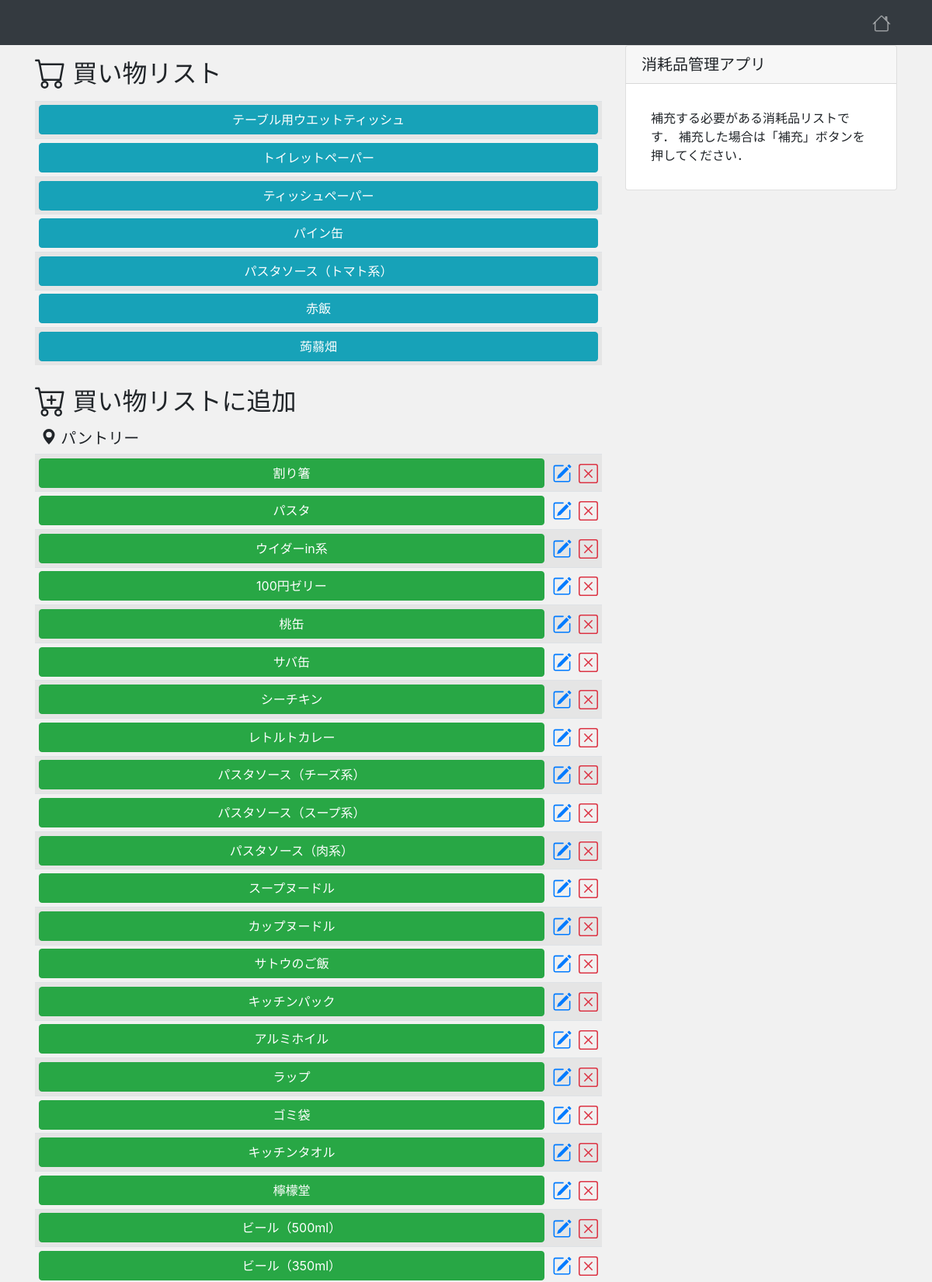
Screenshot of / (signed in, upper part) with the database file from the repository.
### app/models.py (models this page shows, shortened)
class Item(models.Model):
    registerer = models.ForeignKey(settings.AUTH_USER_MODEL, on_delete=models.CASCADE)
    item = models.CharField("品目", max_length=100)
    place = models.IntegerField(choices=PLACES)
    need = models.BooleanField(verbose_name='補充が必要か',  default=False)
    memo = models.TextField("備考", blank=True)
    created = models.DateTimeField("作成日", default=timezone.now)

### app/views.py (the view)
# urls.py: path('', views.IndexView.as_view(), name='index'),
class IndexView(LoginRequiredMixin, View):
    def get(self, request, *args, **kwargs):
        item_data = Item.objects.order_by('-id')
        isexist_need = False
        for item in item_data:
            if item.need:
                isexist_need = True
                break
        PLACES = (
            (1, 'パントリー'),
            (2, 'キッチン・冷蔵庫'),
            (3, '洗面台下'),
            (4, 'トイレ'),
            (5, 'リビング・たんす'),
            (6, '下駄箱'),
            (7, 'その他'),
        )
        return render(request, 'app/index.html', {
            'item_data': item_data,
            'isexist_need': isexist_need,
            'PLACES': PLACES
        })

### app/templates/app/index.html (shortened to what this page needs)
{% extends "app/base.html" %}
{% block content %}
<div class="row mt-0 mb-4">
    <div class="col-md-8">
        <h2 class="mt-3 mb-3">
          買い物リスト
        </h2>
        <div class="card-body p-0">
            {% if isexist_need %}
            <table class="table table-striped text-center table-sm align-middle">
                <tbody>
                    {% for item in item_data %}
		    {% if item.registerer == user %}
                    {% if item.need %}
                    <tr>
                        <th class="align-middle" style="width:100%;">
                            <a class="btn btn-info" style="width:100%;" href="{% url 'restock' item.id %}">
                            {{ item.item }}
                            </a>
                        </th>
                    </tr>
                    {% endif %}
                    {% endif %}
                    {% endfor %}
                </tbody>
            </table>
            {% else %}
            <div class="my-4 mx-4">
                <h5>補充が必要なものはありません！</h5>
            </div>
            {% endif %}
        </div>
        <h2 class="mt-4 mb-3">  買い物リストに追加
        </h2>
        <div class="mb-4 pt-0">
        {% for place in PLACES %}
            <div class="card-body px-0 pt-0">
                <h5 class="my-2 ml-2">
                    <svg style="vertical-align: top;" xmlns="http://www.w3.org/2000/svg" width="20" height="20" fill="currentColor" class="bi bi-geo-alt-fill" viewBox="0 0 16 16">
                    <path d="M8 16s6-5.686 6-10A6 6 0 0 0 2 6c0 4.314 6 10 6 10zm0-7a3 3 0 1 1 0-6 3 3 0 0 1 0 6z"/>
                    </svg>
                    {{ place.1}}
                </h5>
                <table class="table table-striped text-center table-sm">
                    <tbody>
                        {% for item in item_data %}
                        {% if item.registerer == user %}
                        {% if not item.need %}
                        {% if item.place == place.0 %}
                        <tr>
                            <th class="align-middle" style="width:100%;">
                                <a class="btn btn-success" style="width:100%;" href="{% url 'addlist' item.id %}">
                                  {{ item.item }}
                                </a>
                            </th>
                            <th class="align-middle"><a href="{% url 'edit' item.id %}"></a></th>
                            <th class="align-middle"><a href="{% url 'delete' item.id %}" class="text-danger"></a></th>
                        </tr>
                        {% endif %}
                        {% endif %}
                        {% endif %}
                        {% endfor %}
                    </tbody>
                </table>
            </div>
        {% endfor %}
        </div>
    </div>
    <div class="col-md-4">
        <div class="card">
            <h5 class="card-header">消耗品管理アプリ</h5>
            <div class="card-body">
                <p class="mb-0">
                    補充する必要がある消耗品リストです．
                    補充した場合は「補充」ボタンを押してください．
                </p>
            </div>
        </div>
    </div>
</div>
{% endblock %}

### app/templates/app/base.html (shortened to what this page needs)
{% load static %}
<!DOCTYPE html>
<html lang="ja">
<head>
    <link rel="stylesheet" href="https://stackpath.bootstrapcdn.com/bootstrap/4.4.1/css/bootstrap.min.css">
    <link rel="stylesheet" href="{% static 'css/style.css' %}">
</head>
<body>
    <nav class="navbar navbar-expand-lg navbar-dark bg-dark">
        <div class="container">
            <ul class="navbar-nav ml-auto">
                <li class="nav-item">
                    <a class="nav-link" href="{% url 'index' %}">
		            </a>
                </li>
            </ul>
        </div>
    </nav>
    <main>
        <div class="container">
            {% block content %}
            {% endblock %}
        </div>
    </main>
</body>
</html>

### app/static/css/style.css (style rules this page uses)
* { margin: 0; padding: 0; box-sizing: border-box; }
body { background: #f1f1f1; display: flex; flex-flow: column; min-height: 100vh; }
main { flex: 1; }
.card-body { padding: 2rem; }
table { border-bottom: 2px solid #f1f1f1; }

### rows the page displays
Item: item "テーブル用ウエットティッシュ"
Item: item "トイレットペーパー"
Item: item "ティッシュペーパー"
Item: item "パイン缶"
Item: item "パスタソース（トマト系）"
Item: item "赤飯"
Item: item "蒟蒻畑"
Item: item "割り箸"
Item: item "パスタ"
Item: item "ウイダーin系"
Item: item "100円ゼリー"
Item: item "桃缶"
Item: item "サバ缶"
Item: item "シーチキン"
Item: item "レトルトカレー"
Item: item "パスタソース（チーズ系）"
Item: item "パスタソース（スープ系）"
Item: item "パスタソース（肉系）"
Item: item "スープヌードル"
Item: item "カップヌードル"
Item: item "サトウのご飯"
Item: item "キッチンパック"
Item: item "アルミホイル"
Item: item "ラップ"
Item: item "ゴミ袋"
Item: item "キッチンタオル"
Item: item "檸檬堂"
Item: item "ビール（500ml）"
Item: item "ビール（350ml）"

### other values shown
{{ place.1 }} "パントリー"
